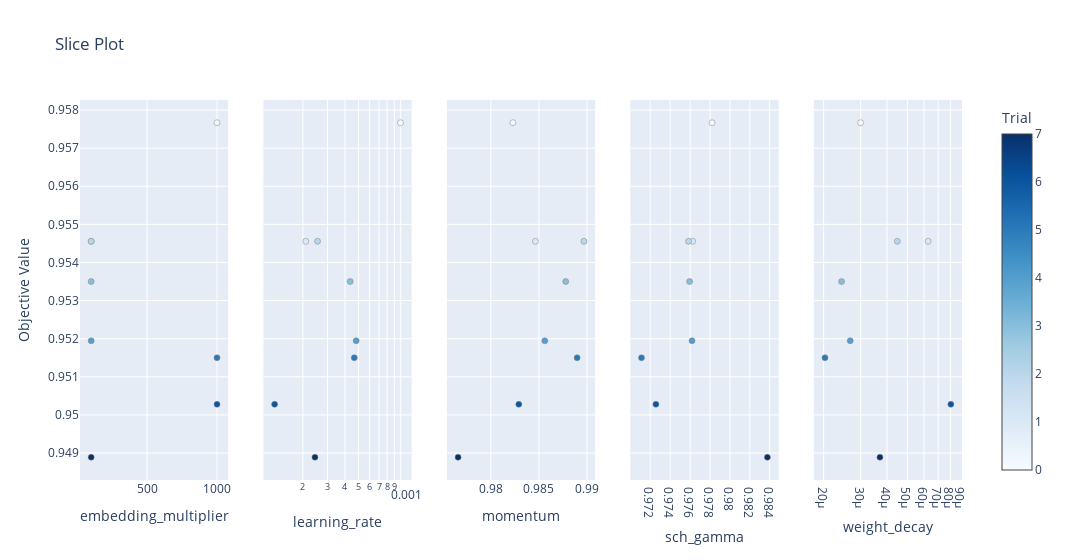

Notebook source saved alongside this figure:
### Code cell
optuna.visualization.plot_slice(best_trials)

### Figure 1 — Plotly figure (JSON) as saved in the notebook; plotly's stock layout.template omitted (floating-point values rounded to 4 significant figures)
{"data": [{"marker": {"color": [0, 1, 2, 3, 4, 5, 6, 7], "colorbar": {"title": {"text": "Trial"}, "x": 1, "xpad": 40}, "colorscale": [[0, "rgb(247,251,255)"], [0.125, "rgb(222,235,247)"], [0.25, "rgb(198,219,239)"], [0.375, "rgb(158,202,225)"], [0.5, "rgb(107,174,214)"], [0.625, "rgb(66,146,198)"], [0.75, "rgb(33,113,181)"], [0.875, "rgb(8,81,156)"], [1, "rgb(8,48,107)"]], "line": {"color": "Grey", "width": 0.5}, "showscale": true}, "mode": "markers", "showlegend": false, "type": "scatter", "x": [1000, 100, 100, 100, 100, 1000, 1000, 100], "xaxis": "x", "y": [0.9577, 0.9546, 0.9546, 0.9535, 0.9519, 0.9515, 0.9503, 0.9489], "yaxis": "y"}, {"marker": {"color": [0, 1, 2, 3, 4, 5, 6, 7], "colorbar": {"title": {"text": "Trial"}, "x": 1, "xpad": 40}, "colorscale": [[0, "rgb(247,251,255)"], [0.125, "rgb(222,235,247)"], [0.25, "rgb(198,219,239)"], [0.375, "rgb(158,202,225)"], [0.5, "rgb(107,174,214)"], [0.625, "rgb(66,146,198)"], [0.75, "rgb(33,113,181)"], [0.875, "rgb(8,81,156)"], [1, "rgb(8,48,107)"]], "line": {"color": "Grey", "width": 0.5}, "showscale": false}, "mode": "markers", "showlegend": false, "type": "scatter", "x": [0.0009965, 0.00021, 0.0002546, 0.0004358, 0.0004805, 0.000466, 0.0001257, 0.0002441], "xaxis": "x2", "y": [0.9577, 0.9546, 0.9546, 0.9535, 0.9519, 0.9515, 0.9503, 0.9489], "yaxis": "y2"}, {"marker": {"color": [0, 1, 2, 3, 4, 5, 6, 7], "colorbar": {"title": {"text": "Trial"}, "x": 1, "xpad": 40}, "colorscale": [[0, "rgb(247,251,255)"], [0.125, "rgb(222,235,247)"], [0.25, "rgb(198,219,239)"], [0.375, "rgb(158,202,225)"], [0.5, "rgb(107,174,214)"], [0.625, "rgb(66,146,198)"], [0.75, "rgb(33,113,181)"], [0.875, "rgb(8,81,156)"], [1, "rgb(8,48,107)"]], "line": {"color": "Grey", "width": 0.5}, "showscale": false}, "mode": "markers", "showlegend": false, "type": "scatter", "x": [0.9823, 0.9846, 0.9897, 0.9878, 0.9856, 0.989, 0.9829, 0.9766], "xaxis": "x3", "y": [0.9577, 0.9546, 0.9546, 0.9535, 0.9519, 0.9515, 0.9503, 0.9489], "yaxis": "y3"}, {"marker": {"color": [0, 1, 2, 3, 4, 5, 6, 7], "colorbar": {"title": {"text": "Trial"}, "x": 1, "xpad": 40}, "colorscale": [[0, "rgb(247,251,255)"], [0.125, "rgb(222,235,247)"], [0.25, "rgb(198,219,239)"], [0.375, "rgb(158,202,225)"], [0.5, "rgb(107,174,214)"], [0.625, "rgb(66,146,198)"], [0.75, "rgb(33,113,181)"], [0.875, "rgb(8,81,156)"], [1, "rgb(8,48,107)"]], "line": {"color": "Grey", "width": 0.5}, "showscale": false}, "mode": "markers", "showlegend": false, "type": "scatter", "x": [0.9782, 0.9763, 0.9758, 0.9759, 0.9762, 0.9711, 0.9726, 0.9838], "xaxis": "x4", "y": [0.9577, 0.9546, 0.9546, 0.9535, 0.9519, 0.9515, 0.9503, 0.9489], "yaxis": "y4"}, {"marker": {"color": [0, 1, 2, 3, 4, 5, 6, 7], "colorbar": {"title": {"text": "Trial"}, "x": 1, "xpad": 40}, "colorscale": [[0, "rgb(247,251,255)"], [0.125, "rgb(222,235,247)"], [0.25, "rgb(198,219,239)"], [0.375, "rgb(158,202,225)"], [0.5, "rgb(107,174,214)"], [0.625, "rgb(66,146,198)"], [0.75, "rgb(33,113,181)"], [0.875, "rgb(8,81,156)"], [1, "rgb(8,48,107)"]], "line": {"color": "Grey", "width": 0.5}, "showscale": false}, "mode": "markers", "showlegend": false, "type": "scatter", "x": [2.995e-05, 6.271e-05, 4.477e-05, 2.435e-05, 2.675e-05, 2.03e-05, 8.039e-05, 3.702e-05], "xaxis": "x5", "y": [0.9577, 0.9546, 0.9546, 0.9535, 0.9519, 0.9515, 0.9503, 0.9489], "yaxis": "y5"}], "layout": {"title": {"text": "Slice Plot"}, "width": 1500, "xaxis": {"anchor": "y", "domain": [0, 0.168], "title": {"text": "embedding_multiplier"}}, "xaxis2": {"anchor": "y2", "domain": [0.208, 0.376], "title": {"text": "learning_rate"}, "type": "log"}, "xaxis3": {"anchor": "y3", "domain": [0.416, 0.584], "title": {"text": "momentum"}}, "xaxis4": {"anchor": "y4", "domain": [0.624, 0.792], "title": {"text": "sch_gamma"}, "type": "log"}, "xaxis5": {"anchor": "y5", "domain": [0.832, 1], "title": {"text": "weight_decay"}, "type": "log"}, "yaxis": {"anchor": "x", "domain": [0, 1], "title": {"text": "Objective Value"}}, "yaxis2": {"anchor": "x2", "domain": [0, 1], "matches": "y", "showticklabels": false}, "yaxis3": {"anchor": "x3", "domain": [0, 1], "matches": "y", "showticklabels": false}, "yaxis4": {"anchor": "x4", "domain": [0, 1], "matches": "y", "showticklabels": false}, "yaxis5": {"anchor": "x5", "domain": [0, 1], "matches": "y", "showticklabels": false}}}
